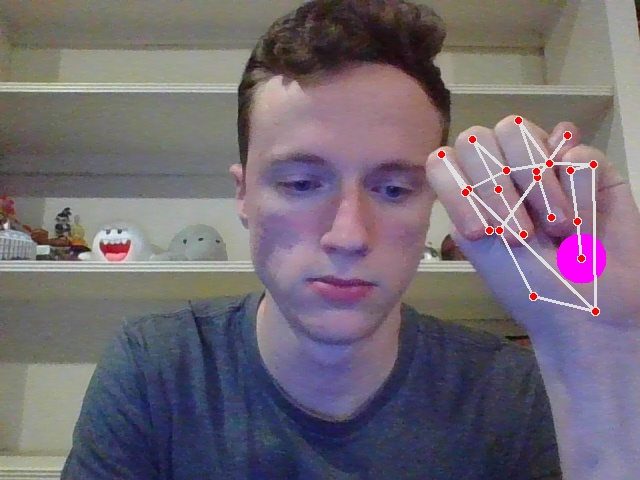
#> input picture M1asdfasfd.jpg, 640 x 480 px, given in place of saved_img.jpg, which was not available
$ python getVideoInput.py
#> lines starting #> are read from the running program, lines starting #| are printed output that depends on the picture; after the words box and inside, x2 and y2 are one past the last pixel; in counts of white or black regions, pixels touching at a corner belong together; pictures that were not available may be replaced by others from this repository, and a replacement may not be noted
### handDetection.py
# Required modules
import cv2
import numpy as np
import matplotlib.pyplot as plt

min_YCrCb = np.array([0,133,77],np.uint8)
max_YCrCb = np.array([235,173,127],np.uint8)

# Get pointer to video frames from primary device
image = cv2.imread("saved_img.jpg") #Replace with image from web cam
#> image is the input picture: shape (480, 640, 3); mean B, G, R 115.8, 105.1, 113.7
imageYCrCb = cv2.cvtColor(image,cv2.COLOR_BGR2YCR_CB)
#> imageYCrCb: shape (480, 640, 3); mean of channels 0, 1, 2 108.9, 131.4, 131.9
skinRegionYCrCb = cv2.inRange(imageYCrCb,min_YCrCb,max_YCrCb)
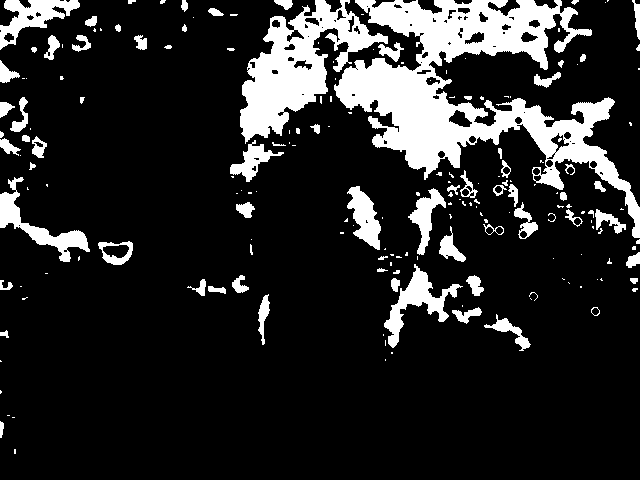
#> skinRegionYCrCb: shape (480, 640); 15.6% white; 189 white regions (112 under 20 px), largest, box (x1, y1, x2, y2) and area: (334, 0, 640, 238) 23001, (240, 0, 388, 144) 8475, (384, 264, 463, 348) 1799

skinYCrCb = cv2.bitwise_and(image, image, mask = skinRegionYCrCb)
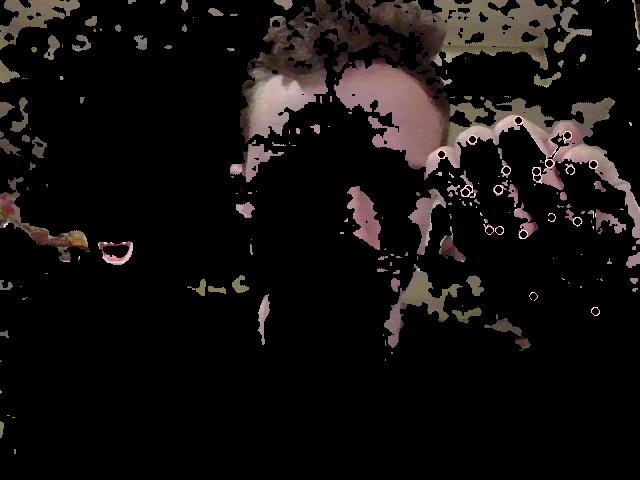
#> skinYCrCb: shape (480, 640, 3); mean B, G, R 15.1, 16, 19.3

cv2.imwrite("saved_img.jpg", np.hstack([image,skinYCrCb]))
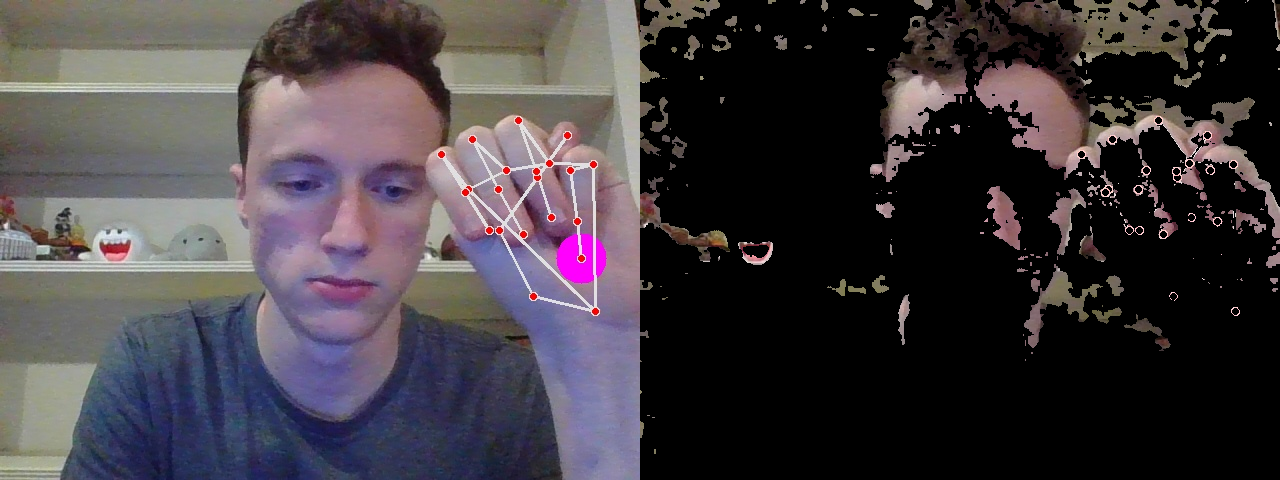
#> saved as saved_img.jpg: shape (480, 1280, 3); mean B, G, R 65.4, 60.5, 66.5

### getVideoInput.py
import cv2

#> (the run stopped early here; a loop or call above may not have finished)

$ run again, on joke.jpg
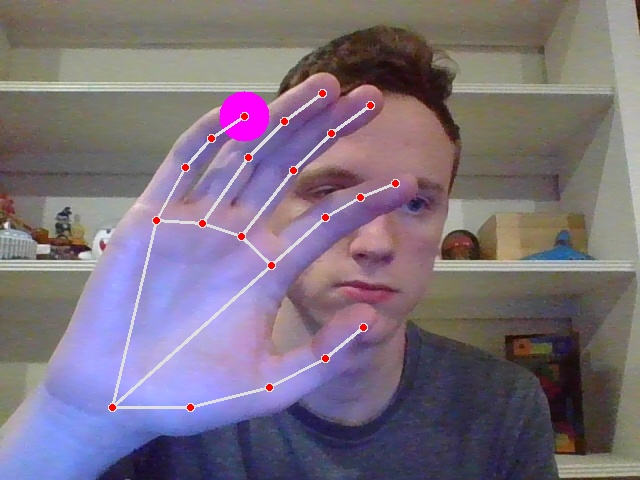
#> input picture joke.jpg, 640 x 480 px, given in place of saved_img.jpg, which was not available
#> image is the input picture: shape (480, 640, 3); mean B, G, R 126.8, 112.2, 123.9
#> imageYCrCb: shape (480, 640, 3); mean of channels 0, 1, 2 117.3, 132.7, 133.3
#> `skinRegionYCrCb = cv2.inRange(imageYCrCb,min_YCrCb,max_YCrCb)`:
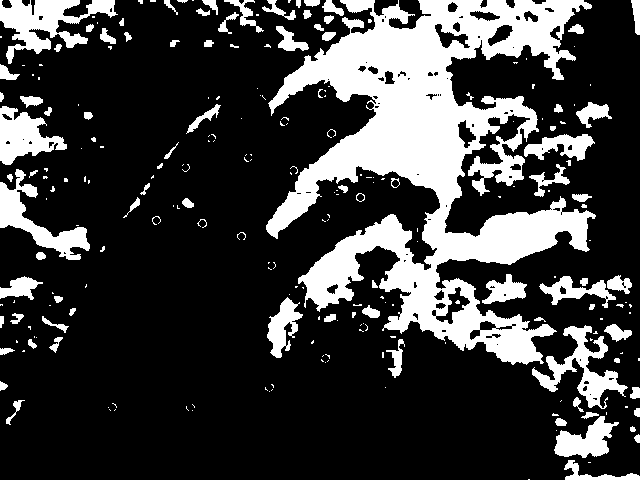
#> skinRegionYCrCb: shape (480, 640); 23.9% white; 241 white regions (148 under 20 px), largest, box (x1, y1, x2, y2) and area: (266, 0, 596, 365) 48921, (0, 0, 118, 64) 3216, (0, 169, 90, 260) 2429
#> `cv2.imwrite("saved_img.jpg", np.hstack([image,skinYCrCb]))`:
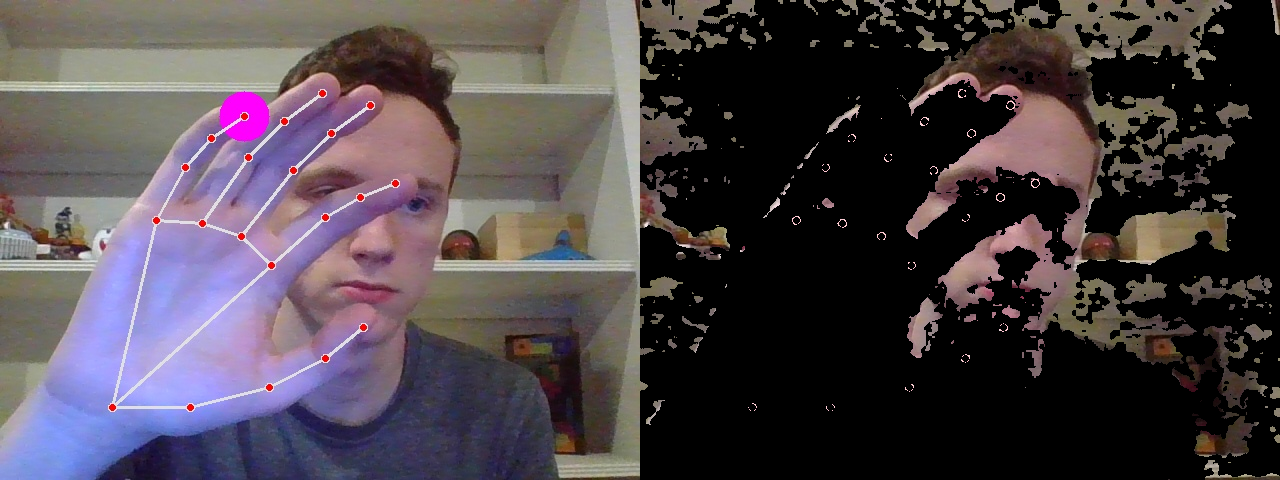
#> saved as saved_img.jpg: shape (480, 1280, 3); mean B, G, R 74, 67.8, 76.2
